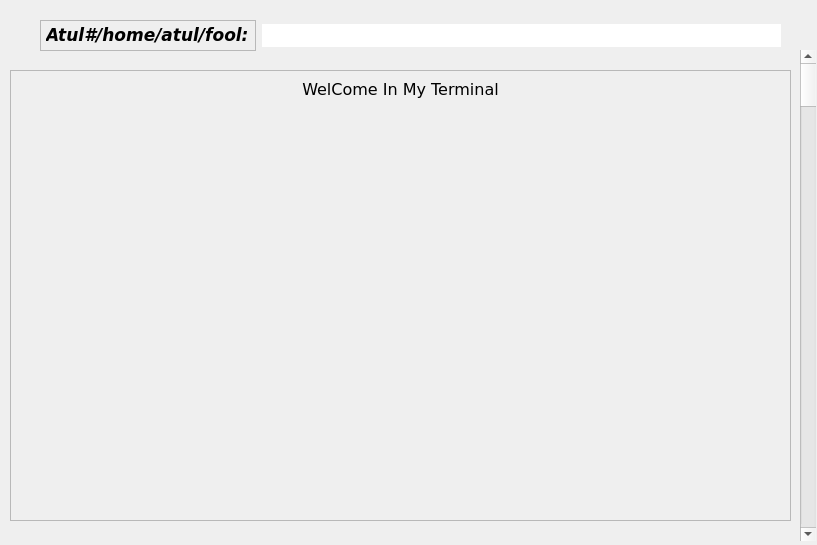
<?xml version="1.0" encoding="UTF-8"?>
<ui version="4.0">
 <class>Terminal</class>
 <widget class="QWidget" name="Terminal">
  <property name="geometry">
   <rect>
    <x>0</x>
    <y>0</y>
    <width>817</width>
    <height>545</height>
   </rect>
  </property>
  <property name="sizeIncrement">
   <size>
    <width>5</width>
    <height>5</height>
   </size>
  </property>
  <property name="font">
   <font>
    <family>DejaVu Sans</family>
    <pointsize>10</pointsize>
   </font>
  </property>
  <property name="mouseTracking">
   <bool>true</bool>
  </property>
  <property name="windowTitle">
   <string>Terminal</string>
  </property>
  <property name="windowIcon">
   <iconset>
    <normaloff>terminal.png</normaloff>terminal.png</iconset>
  </property>
  <widget class="QScrollArea" name="scrollArea">
   <property name="geometry">
    <rect>
     <x>10</x>
     <y>70</y>
     <width>781</width>
     <height>451</height>
    </rect>
   </property>
   <property name="widgetResizable">
    <bool>true</bool>
   </property>
   <widget class="QWidget" name="scrollAreaWidgetContents">
    <property name="geometry">
     <rect>
      <x>0</x>
      <y>0</y>
      <width>779</width>
      <height>449</height>
     </rect>
    </property>
    <layout class="QHBoxLayout" name="horizontalLayout_2">
     <item>
      <widget class="QLabel" name="label_2">
       <property name="font">
        <font>
         <family>Droid Sans Mono Slashed for Powerline</family>
         <pointsize>12</pointsize>
        </font>
       </property>
       <property name="contextMenuPolicy">
        <enum>Qt::DefaultContextMenu</enum>
       </property>
       <property name="text">
        <string>WelCome In My Terminal</string>
       </property>
       <property name="alignment">
        <set>Qt::AlignHCenter|Qt::AlignTop</set>
       </property>
       <property name="wordWrap">
        <bool>true</bool>
       </property>
       <property name="textInteractionFlags">
        <set>Qt::LinksAccessibleByMouse|Qt::TextSelectableByKeyboard|Qt::TextSelectableByMouse</set>
       </property>
      </widget>
     </item>
    </layout>
   </widget>
  </widget>
  <widget class="QScrollBar" name="verticalScrollBar">
   <property name="geometry">
    <rect>
     <x>800</x>
     <y>50</y>
     <width>16</width>
     <height>491</height>
    </rect>
   </property>
   <property name="sizePolicy">
    <sizepolicy hsizetype="Fixed" vsizetype="Maximum">
     <horstretch>0</horstretch>
     <verstretch>0</verstretch>
    </sizepolicy>
   </property>
   <property name="minimumSize">
    <size>
     <width>0</width>
     <height>0</height>
    </size>
   </property>
   <property name="sizeIncrement">
    <size>
     <width>5</width>
     <height>5</height>
    </size>
   </property>
   <property name="mouseTracking">
    <bool>true</bool>
   </property>
   <property name="orientation">
    <enum>Qt::Vertical</enum>
   </property>
  </widget>
  <widget class="QWidget" name="">
   <property name="geometry">
    <rect>
     <x>40</x>
     <y>20</y>
     <width>741</width>
     <height>31</height>
    </rect>
   </property>
   <layout class="QHBoxLayout" name="horizontalLayout">
    <item>
     <widget class="QLabel" name="label">
      <property name="sizeIncrement">
       <size>
        <width>5</width>
        <height>5</height>
       </size>
      </property>
      <property name="font">
       <font>
        <family>Droid Sans Mono for Powerline</family>
        <pointsize>13</pointsize>
        <weight>75</weight>
        <italic>true</italic>
        <bold>true</bold>
       </font>
      </property>
      <property name="mouseTracking">
       <bool>true</bool>
      </property>
      <property name="frameShape">
       <enum>QFrame::StyledPanel</enum>
      </property>
      <property name="text">
       <string>Atul#/home/atul/fool:</string>
      </property>
      <property name="scaledContents">
       <bool>true</bool>
      </property>
      <property name="wordWrap">
       <bool>false</bool>
      </property>
      <property name="textInteractionFlags">
       <set>Qt::LinksAccessibleByMouse|Qt::TextSelectableByKeyboard|Qt::TextSelectableByMouse</set>
      </property>
     </widget>
    </item>
    <item>
     <widget class="QLineEdit" name="lineEdit">
      <property name="sizePolicy">
       <sizepolicy hsizetype="Expanding" vsizetype="Maximum">
        <horstretch>0</horstretch>
        <verstretch>0</verstretch>
       </sizepolicy>
      </property>
      <property name="sizeIncrement">
       <size>
        <width>5</width>
        <height>5</height>
       </size>
      </property>
      <property name="font">
       <font>
        <family>Droid Sans Mono for Powerline</family>
        <pointsize>13</pointsize>
       </font>
      </property>
      <property name="styleSheet">
       <string notr="true">QLineEdit{
border:none
}</string>
      </property>
      <property name="frame">
       <bool>false</bool>
      </property>
     </widget>
    </item>
   </layout>
  </widget>
 </widget>
 <resources/>
 <connections/>
</ui>
